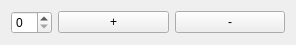
<?xml version="1.0" encoding="UTF-8"?>
<ui version="4.0">
 <class>MainBox_GUI</class>
 <widget class="QWidget" name="MainBox_GUI">
  <property name="geometry">
   <rect>
    <x>0</x>
    <y>0</y>
    <width>296</width>
    <height>43</height>
   </rect>
  </property>
  <property name="windowTitle">
   <string>Dialog</string>
  </property>
  <layout class="QHBoxLayout" name="horizontalLayout">
   <item>
    <widget class="QSpinBox" name="sb_value"/>
   </item>
   <item>
    <widget class="QPushButton" name="btn_plus">
     <property name="sizePolicy">
      <sizepolicy hsizetype="Expanding" vsizetype="Fixed">
       <horstretch>0</horstretch>
       <verstretch>0</verstretch>
      </sizepolicy>
     </property>
     <property name="text">
      <string>+</string>
     </property>
    </widget>
   </item>
   <item>
    <widget class="QPushButton" name="btn_minus">
     <property name="sizePolicy">
      <sizepolicy hsizetype="Expanding" vsizetype="Fixed">
       <horstretch>0</horstretch>
       <verstretch>0</verstretch>
      </sizepolicy>
     </property>
     <property name="text">
      <string>-</string>
     </property>
    </widget>
   </item>
  </layout>
 </widget>
 <resources/>
 <connections/>
</ui>
